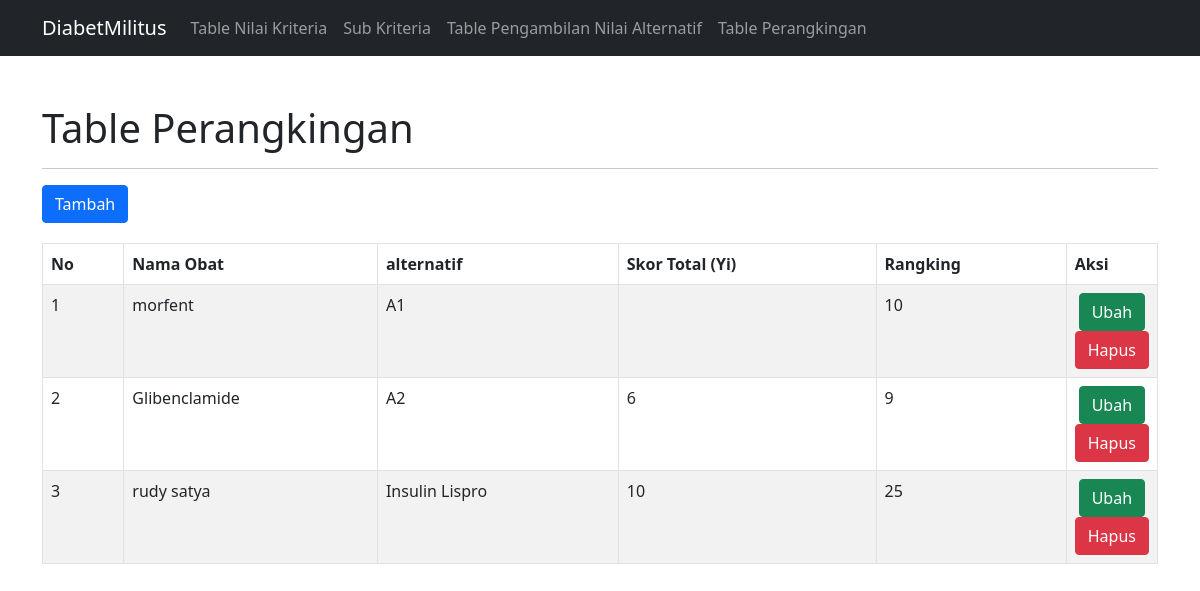
The page /perangkingan.php on the database its author committed.
### tables this page shows
CREATE TABLE `tbl_perangkingan` (
  `id_perangkingan` int(11) NOT NULL,
  `nama_obat` varchar(50) NOT NULL,
  `alternatif` varchar(50) NOT NULL,
  `skor_total` varchar(50) NOT NULL,
  `rangking` varchar(50) NOT NULL
);

### config/controller.php (called while the page is built, shortened)
<?php
function select($query)
{
    global $db;
    $result = mysqli_query($db, $query);
    $rows = [];
    while ($row = mysqli_fetch_assoc($result)) {
        $rows[] = $row;
    }
    return $rows;
}

### perangkingan.php (the view)
<?php
include 'layout/header.php';
$data_tbl_perangkingan = select("SELECT * FROM tbl_perangkingan");
?>
<div class="container mt-5">
    <h1>Table Perangkingan</h1>
    <hr>
    <a href="tambah-perangkingan.php" class="btn btn-primary mb-1">Tambah</a>
    <table class="table table-bordered table-striped mt-3">
        <thead>
            <tr>
                <th>No</th>
                <th>Nama Obat</th>
                <th>alternatif</th>
                <th>Skor Total (Yi)</th>
                <th>Rangking</th>
                <th>Aksi</th>
            </tr>
        </thead>
        <tbody>
            <?php $no = 1; ?>
            <?php foreach ($data_tbl_perangkingan as $tbl_perangkingan) : ?>
            <tr>
                <td><?=$no++;?></td>
                <td><?=$tbl_perangkingan['nama_obat'];?></td>
                <td><?=$tbl_perangkingan['alternatif'];?></td>
                <td><?=$tbl_perangkingan['skor_total'];?></td>
                <td><?=$tbl_perangkingan['rangking'];?></td>
                <td width="10" class="text-center">
                    <a href="ubah-perangkingan.php?id_perangkingan=<?= $tbl_perangkingan['id_perangkingan']; ?>" class="btn btn-success">Ubah</a>
                    <a href="hapus-perangkingan.php?id_perangkingan=<?= $tbl_perangkingan['id_perangkingan']; ?>" class="btn btn-danger" onclick="return confirm('Apakah Anda yakin ingin menghapus data ini?')">Hapus</a>
                </td>
            </tr>
            <?php endforeach; ?>
        </tbody>
    </table>
</div>
<?php include 'layout/footer.php'; ?>

### rows shown on the page
tbl_perangkingan: nama_obat "morfent", alternatif "A1", rangking "10"
tbl_perangkingan: nama_obat "Glibenclamide", alternatif "A2", skor_total "6", rangking "9"
tbl_perangkingan: nama_obat "rudy satya", alternatif "Insulin Lispro", skor_total "10", rangking "25"
